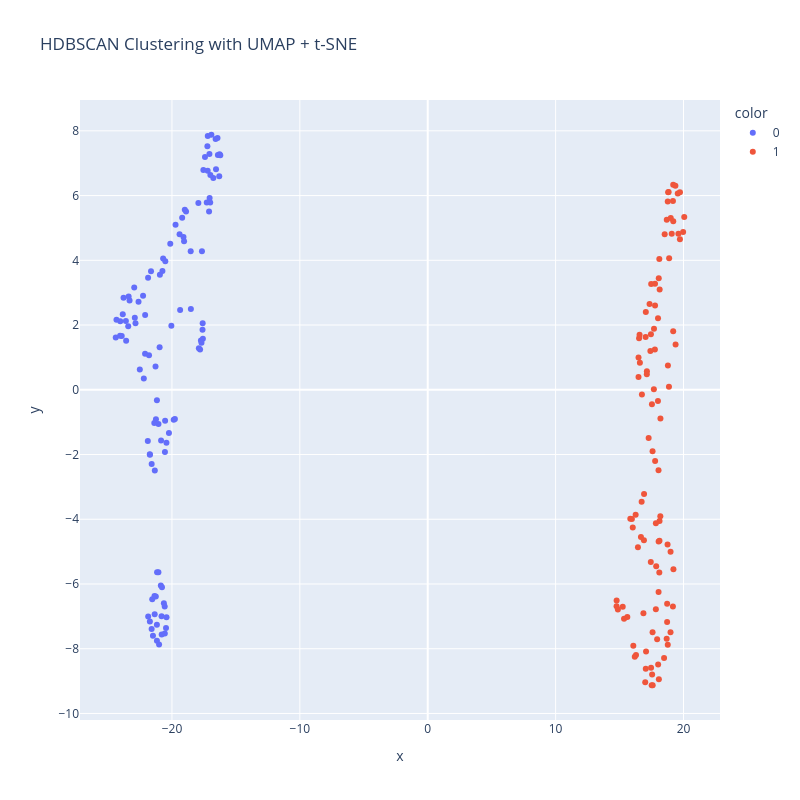

The notebook cell saved with this chart:
### Code cell
import plotly.express as px
import pandas as pd
from sklearn.manifold import TSNE

# Assume you have: 
# - spectrograms_umap (UMAP-reduced features)
# - predicted_labels (cluster labels)
# - file_names (a list with one file name per point)

# Step 1: Reduce dimensions with t-SNE
X_2d = TSNE(n_components=2, random_state=42).fit_transform(spectrograms_umap)
file_names = data_rwc.files
# Step 2: Create a DataFrame for Plotly
df = pd.DataFrame({
    'x': X_2d[:, 0],
    'y': X_2d[:, 1],
    'label': predicted_labels,
    'file': file_names
})

# Step 3: Plot interactive scatter
fig = px.scatter(
    df,
    x='x', y='y',
    color=df['label'].astype(str),  # Convert to string for discrete colors
    hover_data=['file'],
    title=f"{algorithm} Clustering with UMAP + t-SNE"
)
fig.update_layout(
    autosize = False,
    width = 800,
    height = 800
)
fig.show()

### Figure 1 — Plotly figure (JSON) as saved in the notebook; plotly's stock layout.template omitted (floating-point values rounded to 4 significant figures)
{"data": [{"customdata": [["rwc_classical_CD1_01/track"], ["rwc_classical_CD1_02/track"], ["rwc_classical_CD1_03/track"], ["rwc_classical_CD1_04/track"], ["rwc_classical_CD1_05/track"], ["rwc_classical_CD1_06/track"], ["rwc_classical_CD2_01/track"], ["rwc_classical_CD2_02/track"], ["rwc_classical_CD2_03/track"], ["rwc_classical_CD2_04/track"], ["rwc_classical_CD2_05/track"], ["rwc_classical_CD3_01/track"], ["rwc_classical_CD3_02/track"], ["rwc_classical_CD3_03/track"], ["rwc_classical_CD3_04/track"], ["rwc_classical_CD3_05/track"], ["rwc_classical_CD3_06/track"], ["rwc_classical_CD3_07/track"], ["rwc_classical_CD4_01/track"], ["rwc_classical_CD4_02/track"], ["rwc_classical_CD4_03/track"], ["rwc_classical_CD4_04/track"], ["rwc_classical_CD4_05/track"], ["rwc_classical_CD4_06/track"], ["rwc_classical_CD4_07/track"], ["rwc_classical_CD4_08/track"], ["rwc_classical_CD4_09/track"], ["rwc_classical_CD4_10/track"], ["rwc_classical_CD4_11/track"], ["rwc_classical_CD4_12/track"], ["rwc_classical_CD4_13/track"], ["rwc_classical_CD4_14/track"], ["rwc_classical_CD4_15/track"], ["rwc_classical_CD4_16/track"], ["rwc_classical_CD5_01/track"], ["rwc_classical_CD5_02/track"], ["rwc_classical_CD5_03/track"], ["rwc_classical_CD5_04/track"], ["rwc_classical_CD5_05/track"], ["rwc_classical_CD5_06/track"], ["rwc_classical_CD5_07/track"], ["rwc_classical_CD5_08/track"], ["rwc_classical_CD5_09/track"], ["rwc_classical_CD5_10/track"], ["rwc_classical_CD5_11/track"], ["rwc_classical_CD5_12/track"], ["rwc_classical_CD6_01/track"], ["rwc_classical_CD6_02/track"], ["rwc_classical_CD6_03/track"], ["rwc_classical_CD6_04/track"], ["rwc_classical_CD6_05/track"], ["rwc_classical_CD6_06/track"], ["rwc_classical_CD6_07/track"], ["rwc_classical_CD6_08/track"], ["rwc_classical_CD6_09/track"], ["rwc_classical_CD6_10/track"], ["rwc_classical_CD6_11/track"], ["rwc_classical_CD6_12/track"], ["rwc_classical_CD6_13/track"], ["rwc_classical_CD6_14/track"], ["rwc_classical_CD6_15/track"], ["rwc_jazz_CD1_01/track"], ["rwc_jazz_CD1_02/track"], ["rwc_jazz_CD1_03/track"], ["rwc_jazz_CD1_04/track"], ["rwc_jazz_CD1_05/track"], ["rwc_jazz_CD1_06/track"], ["rwc_jazz_CD1_07/track"], ["rwc_jazz_CD1_08/track"], ["rwc_jazz_CD1_09/track"], ["rwc_jazz_CD1_10/track"], ["rwc_jazz_CD1_11/track"], ["rwc_jazz_CD1_12/track"], ["rwc_jazz_CD1_13/track"], ["rwc_jazz_CD1_14/track"], ["rwc_jazz_CD1_15/track"], ["rwc_jazz_CD2_01/track"], ["rwc_jazz_CD2_02/track"], ["rwc_jazz_CD2_03/track"], ["rwc_jazz_CD2_04/track"], ["rwc_jazz_CD2_05/track"], ["rwc_jazz_CD2_06/track"], ["rwc_jazz_CD2_07/track"], ["rwc_jazz_CD2_08/track"], ["rwc_jazz_CD2_09/track"], ["rwc_jazz_CD2_10/track"], ["rwc_jazz_CD3_01/track"], ["rwc_jazz_CD3_02/track"], ["rwc_jazz_CD3_03/track"], ["rwc_jazz_CD3_04/track"], ["rwc_jazz_CD3_05/track"], ["rwc_jazz_CD3_06/track"], ["rwc_jazz_CD3_07/track"], ["rwc_jazz_CD3_08/track"], ["rwc_jazz_CD3_09/track"], ["rwc_jazz_CD3_10/track"], ["rwc_jazz_CD4_03/track"], ["rwc_jazz_CD4_04/track"], ["rwc_jazz_CD4_05/track"], ["rwc_jazz_CD4_06/track"], ["rwc_jazz_CD4_09/track"], ["rwc_jazz_CD4_10/track"], ["rwc_jazz_CD4_13/track"], ["rwc_popular_CD5_02/track"], ["rwc_popular_CD5_03/track"], ["rwc_popular_CD5_11/track"], ["rwc_popular_CD5_15/track"], ["rwc_popular_CD6_07/track"], ["rwc_popular_CD7_09/track"]], "hovertemplate": "color=0<br>x=%{x}<br>y=%{y}<br>file=%{customdata[0]}<extra></extra>", "legendgroup": "0", "marker": {"color": "#636efa", "symbol": "circle"}, "mode": "markers", "name": "0", "orientation": "v", "showlegend": true, "type": "scatter", "x": [-17.07, -16.28, -16.41, -16.59, -16.22, -17.2, -16.3, -16.44, -17.23, -16.92, -19.0, -16.77, -17.21, -17.01, -17.42, -17.0, -17.54, -17.65, -19.05, -19.4, -16.55, -20.52, -24.04, -23.42, -22.9, -23.6, -23.39, -17.73, -17.8, -17.61, -17.58, -17.69, -17.6, -17.9, -23.85, -23.58, -23.31, -22.85, -23.93, -23.79, -20.69, -21.87, -22.51, -24.4, -24.06, -24.34, -17.06, -17.28, -17.1, -17.94, -19.72, -18.9, -19.2, -19.1, -19.36, -22.95, -20.05, -20.97, -20.13, -21.28, -22.2, -21.79, -22.1, -21.18, -20.75, -21.64, -21.73, -21.34, -21.89, -21.59, -21.72, -21.05, -20.94, -20.85, -19.86, -22.26, -20.63, -20.56, -20.87, -20.81, -22.61, -20.24, -22.1, -20.46, -21.17, -21.01, -20.78, -21.59, -21.26, -21.54, -21.35, -21.06, -21.73, -21.49, -20.57, -21.86, -21.37, -21.16, -20.8, -21.18, -18.52, -21.25, -20.43, -21.38, -20.55, -20.54, -20.43, -19.77, -18.53], "xaxis": "x", "y": [7.287, 7.277, 7.251, 7.745, 7.247, 7.839, 6.595, 7.777, 7.527, 7.879, 5.563, 6.543, 6.77, 5.784, 7.195, 6.635, 6.793, 4.282, 4.59, 4.803, 6.811, 3.967, 2.12, 1.961, 2.225, 2.128, 2.885, 1.522, 1.244, 1.857, 1.574, 1.454, 2.054, 1.282, 2.334, 1.518, 2.755, 2.056, 1.662, 2.843, 4.056, 3.458, 0.6275, 1.617, 1.67, 2.165, 5.921, 5.785, 5.506, 5.767, 5.099, 5.505, 5.318, 4.72, 2.463, 3.16, 1.979, 1.311, 4.509, 0.7228, 0.3493, 1.07, 1.116, -0.323, 3.672, 3.664, -1.995, -2.495, -1.58, -2.292, -2.007, -1.058, 3.554, -1.565, -0.9248, 2.906, -6.597, -7.532, -6.043, -6.996, 2.718, -1.333, 2.309, -7.359, -7.75, -7.866, -6.098, -7.392, -6.388, -6.471, -6.932, -5.64, -7.16, -7.598, -6.697, -7.006, -6.367, -5.634, -7.562, -7.261, 2.495, -0.9097, -7.031, -1.027, -1.919, -0.9554, -1.633, -0.9041, 4.277], "yaxis": "y"}, {"customdata": [["rwc_jazz_CD4_01/track"], ["rwc_jazz_CD4_02/track"], ["rwc_jazz_CD4_07/track"], ["rwc_jazz_CD4_08/track"], ["rwc_jazz_CD4_11/track"], ["rwc_jazz_CD4_12/track"], ["rwc_jazz_CD4_14/track"], ["rwc_jazz_CD4_15/track"], ["rwc_popular_CD1_01/track"], ["rwc_popular_CD1_02/track"], ["rwc_popular_CD1_03/track"], ["rwc_popular_CD1_04/track"], ["rwc_popular_CD1_05/track"], ["rwc_popular_CD1_06/track"], ["rwc_popular_CD1_07/track"], ["rwc_popular_CD1_08/track"], ["rwc_popular_CD1_09/track"], ["rwc_popular_CD1_10/track"], ["rwc_popular_CD1_11/track"], ["rwc_popular_CD1_12/track"], ["rwc_popular_CD1_13/track"], ["rwc_popular_CD1_14/track"], ["rwc_popular_CD1_15/track"], ["rwc_popular_CD1_16/track"], ["rwc_popular_CD2_01/track"], ["rwc_popular_CD2_02/track"], ["rwc_popular_CD2_03/track"], ["rwc_popular_CD2_04/track"], ["rwc_popular_CD2_05/track"], ["rwc_popular_CD2_06/track"], ["rwc_popular_CD2_07/track"], ["rwc_popular_CD2_08/track"], ["rwc_popular_CD2_09/track"], ["rwc_popular_CD2_10/track"], ["rwc_popular_CD2_11/track"], ["rwc_popular_CD2_12/track"], ["rwc_popular_CD2_13/track"], ["rwc_popular_CD2_14/track"], ["rwc_popular_CD2_15/track"], ["rwc_popular_CD2_16/track"], ["rwc_popular_CD3_01/track"], ["rwc_popular_CD3_02/track"], ["rwc_popular_CD3_03/track"], ["rwc_popular_CD3_04/track"], ["rwc_popular_CD3_05/track"], ["rwc_popular_CD3_06/track"], ["rwc_popular_CD3_07/track"], ["rwc_popular_CD3_08/track"], ["rwc_popular_CD3_09/track"], ["rwc_popular_CD3_10/track"], ["rwc_popular_CD3_11/track"], ["rwc_popular_CD3_12/track"], ["rwc_popular_CD3_13/track"], ["rwc_popular_CD3_14/track"], ["rwc_popular_CD3_15/track"], ["rwc_popular_CD3_16/track"], ["rwc_popular_CD4_01/track"], ["rwc_popular_CD4_02/track"], ["rwc_popular_CD4_03/track"], ["rwc_popular_CD4_04/track"], ["rwc_popular_CD4_05/track"], ["rwc_popular_CD4_06/track"], ["rwc_popular_CD4_07/track"], ["rwc_popular_CD4_08/track"], ["rwc_popular_CD4_09/track"], ["rwc_popular_CD4_10/track"], ["rwc_popular_CD4_11/track"], ["rwc_popular_CD4_12/track"], ["rwc_popular_CD4_13/track"], ["rwc_popular_CD4_14/track"], ["rwc_popular_CD4_15/track"], ["rwc_popular_CD4_16/track"], ["rwc_popular_CD5_01/track"], ["rwc_popular_CD5_04/track"], ["rwc_popular_CD5_05/track"], ["rwc_popular_CD5_06/track"], ["rwc_popular_CD5_07/track"], ["rwc_popular_CD5_08/track"], ["rwc_popular_CD5_09/track"], ["rwc_popular_CD5_10/track"], ["rwc_popular_CD5_12/track"], ["rwc_popular_CD5_13/track"], ["rwc_popular_CD5_14/track"], ["rwc_popular_CD5_16/track"], ["rwc_popular_CD6_01/track"], ["rwc_popular_CD6_02/track"], ["rwc_popular_CD6_03/track"], ["rwc_popular_CD6_04/track"], ["rwc_popular_CD6_05/track"], ["rwc_popular_CD6_06/track"], ["rwc_popular_CD6_08/track"], ["rwc_popular_CD6_09/track"], ["rwc_popular_CD6_10/track"], ["rwc_popular_CD7_01/track"], ["rwc_popular_CD7_02/track"], ["rwc_popular_CD7_03/track"], ["rwc_popular_CD7_04/track"], ["rwc_popular_CD7_05/track"], ["rwc_popular_CD7_06/track"], ["rwc_popular_CD7_07/track"], ["rwc_popular_CD7_08/track"], ["rwc_popular_CD7_10/track"]], "hovertemplate": "color=1<br>x=%{x}<br>y=%{y}<br>file=%{customdata[0]}<extra></extra>", "legendgroup": "1", "marker": {"color": "#EF553B", "symbol": "circle"}, "mode": "markers", "name": "1", "orientation": "v", "showlegend": true, "type": "scatter", "x": [19.55, 19.72, 18.78, 17.77, 17.47, 14.77, 16.59, 16.19, 19.21, 18.72, 19.2, 17.86, 16.26, 18.12, 17.77, 17.76, 16.75, 19.38, 17.44, 17.05, 17.14, 15.35, 18.99, 19.97, 17.58, 17.28, 18.02, 18.01, 18.48, 16.44, 15.61, 15.84, 18.72, 18.19, 18.11, 18.77, 17.05, 18.05, 18.06, 16.73, 17.78, 17.68, 17.58, 18.86, 16.48, 18.05, 19.37, 16.92, 16.53, 16.08, 16.91, 16.03, 17.13, 17.01, 17.45, 17.47, 17.07, 16.67, 18.53, 17.55, 16.87, 18.11, 18.14, 17.35, 19.17, 15.96, 18.2, 16.29, 17.51, 17.84, 17.04, 19.2, 20.06, 19.19, 18.99, 18.69, 19.0, 19.72, 18.88, 18.8, 18.84, 19.6, 19.18, 19.08, 18.68, 16.56, 14.87, 18.75, 15.25, 18.06, 18.13, 14.77, 17.41, 18.07, 17.84, 17.69, 17.53, 16.48, 17.59, 17.94, 18.0, 18.77], "xaxis": "x", "y": [6.061, 6.105, 0.7522, 2.601, 3.269, -6.691, 0.8333, -8.247, -5.543, -7.174, 6.331, -5.449, -3.862, -4.661, 3.274, 1.241, -0.1431, 1.4, -5.317, 2.404, 0.5752, -7.073, -5.007, 4.878, -7.494, -1.49, -8.485, 2.206, -8.287, -4.862, -7.018, -3.986, -6.607, -3.906, -5.644, -7.877, -8.62, -6.249, -4.689, -3.459, -2.197, 0.01452, -1.897, 0.0968, 0.9988, -2.486, 6.304, -3.217, 1.595, -7.906, -4.648, -4.251, 0.4765, -9.039, 1.714, -8.584, -8.087, -4.551, 4.802, -8.792, -6.907, 4.041, 3.099, 2.648, -6.698, -3.99, -0.8901, -8.191, -9.127, -6.777, 1.633, 5.21, 5.337, 1.81, -7.493, 5.251, 5.305, 4.654, 4.06, 6.101, 6.107, 4.819, 5.831, 4.821, -7.695, 1.702, -6.784, -4.777, -6.707, 3.444, -4.052, -6.508, 1.198, -8.94, -4.122, 1.882, -0.4498, 0.3984, -9.128, -7.707, -0.3438, 5.816], "yaxis": "y"}], "layout": {"autosize": false, "height": 800, "legend": {"title": {"text": "color"}, "tracegroupgap": 0}, "title": {"text": "HDBSCAN Clustering with UMAP + t-SNE"}, "width": 800, "xaxis": {"anchor": "y", "domain": [0, 1], "title": {"text": "x"}}, "yaxis": {"anchor": "x", "domain": [0, 1], "title": {"text": "y"}}}}
